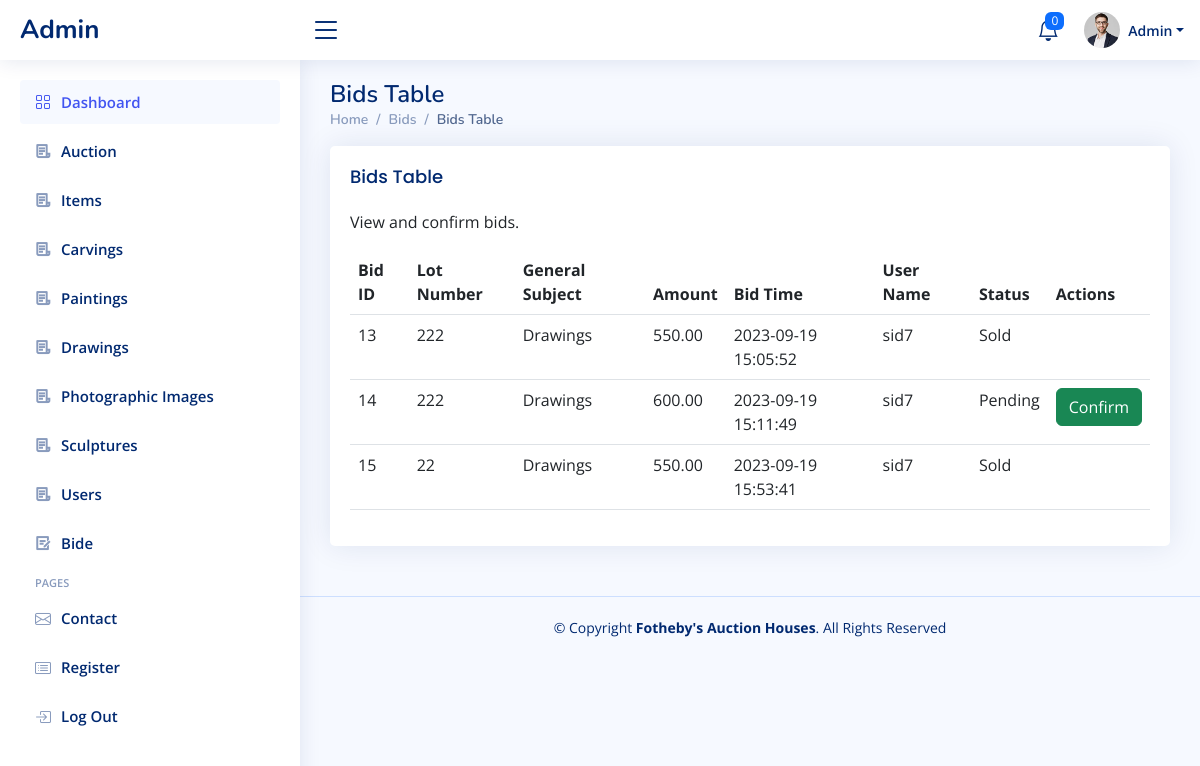
Page /auction/public/admin/auctionBid.php (signed in) on the committed database.
### tables this page shows
CREATE TABLE `Bids` (
  `BidID` int NOT NULL AUTO_INCREMENT,
  `ItemID` int DEFAULT NULL,
  `UserID` int DEFAULT NULL,
  `Amount` decimal(10,2) DEFAULT NULL,
  `BidTime` timestamp NULL DEFAULT CURRENT_TIMESTAMP,
  `Status` varchar(50) DEFAULT 'Pending',
  PRIMARY KEY (`BidID`),
  KEY `ItemID` (`ItemID`),
  KEY `UserID` (`UserID`),
  CONSTRAINT `Bids_ibfk_1` FOREIGN KEY (`ItemID`) REFERENCES `Items` (`ItemID`) ON DELETE CASCADE ON UPDATE CASCADE,
  CONSTRAINT `Bids_ibfk_2` FOREIGN KEY (`UserID`) REFERENCES `User` (`userId`) ON DELETE CASCADE ON UPDATE CASCADE
);

CREATE TABLE `Items` (
  `ItemID` int NOT NULL AUTO_INCREMENT,
  `LotNumber` int DEFAULT NULL,
  `ArtistName` varchar(255) DEFAULT NULL,
  `YearProduced` int DEFAULT NULL,
  `GeneralSubject` varchar(50) DEFAULT NULL,
  `Description` text,
  `AuctionID` int DEFAULT NULL,
  `EstimatedPrice` decimal(10,2) DEFAULT NULL,
  `ImagePath` blob,
  `Status` varchar(255) NOT NULL DEFAULT 'Available',
  `AuctionDate` date DEFAULT NULL,
  `Location` varchar(255) DEFAULT NULL,
  PRIMARY KEY (`ItemID`),
  UNIQUE KEY `LotNumber` (`LotNumber`)
);

CREATE TABLE `User` (
  `userId` int NOT NULL AUTO_INCREMENT,
  `userName` varchar(20) NOT NULL,
  `fullName` varchar(50) NOT NULL,
  `email` varchar(50) NOT NULL,
  `password` varchar(255) NOT NULL,
  `confirmPassword` varchar(255) NOT NULL,
  `userType` varchar(50) NOT NULL,
  PRIMARY KEY (`userId`)
);

### auction/public/admin/auctionBid.php (the view, shortened to what this page needs)
<?php
include('layouts/header.php');
include('layouts/sidebar.php');
include('dbconnect.php');
if (isset($_SESSION['userType']) && $_SESSION['userType'] == 'admin') {
    try {
        $stmt = $pdo->prepare('SELECT b.BidID, i.LotNumber, i.GeneralSubject, b.Amount, b.BidTime, u.userName, b.Status
                               FROM Bids b
                               LEFT JOIN Items i ON b.ItemID = i.ItemID
                               LEFT JOIN User u ON b.UserID = u.userId');
        $stmt->execute();
        $bids = $stmt->fetchAll(PDO::FETCH_ASSOC);
    } catch (PDOException $e) {
        die("Error: " . $e->getMessage());
    }
} else {
    echo 'You must be logged in as an admin to access this page.';
}
?>
<main id="main" class="main">
    <div class="pagetitle">
        <h1>Bids Table</h1>
        <nav>
            <ol class="breadcrumb">
                <li class="breadcrumb-item"><a href="index.php">Home</a></li>
                <li class="breadcrumb-item">Bids</li>
                <li class="breadcrumb-item active">Bids Table</li>
            </ol>
        </nav>
    </div>
    <section class="section">
        <div class="row">
            <div class="col-lg-12">
                <div class="card">
                    <div class="card-body">
                        <h5 class="card-title">Bids Table</h5>
                        <p>View and confirm bids.</p>
                        <table class="table">
                            <thead>
                                <tr>
                                    <th scope="col">Bid ID</th>
                                    <th scope="col">Lot Number</th>
                                    <th scope="col">General Subject</th>
                                    <th scope="col">Amount</th>
                                    <th scope="col">Bid Time</th>
                                    <th scope="col">User Name</th>
                                    <th scope="col">Status</th>
                                    <th scope="col">Actions</th>
                                </tr>
                            </thead>
                            <tbody>
                                <?php
                                foreach ($bids as $bid) {
                                    echo '<tr>';
                                    echo '<td>' . $bid['BidID'] . '</td>';
                                    echo '<td>' . $bid['LotNumber'] . '</td>';
                                    echo '<td>' . $bid['GeneralSubject'] . '</td>';
                                    echo '<td>' . $bid['Amount'] . '</td>';
                                    echo '<td>' . $bid['BidTime'] . '</td>';
                                    echo '<td>' . $bid['userName'] . '</td>';
                                    echo '<td>' . $bid['Status'] . '</td>';
                                    echo '<td>';
                                    if ($bid['Status'] == 'Pending') {
                                        echo '<form method="post" action="">
                                                <input type="hidden" name="bid_id" value="' . $bid['BidID'] . '" />
                                                <button type="submit" name="confirm_bid" class="btn btn-success">Confirm</button>
                                            </form>';
                                    }
                                    echo '</td>';
                                    echo '</tr>';
                                }
                                ?>
                            </tbody>
                        </table>
                    </div>
                </div>
            </div>
        </div>
    </section>
</main>
<?php
include('layouts/footer.php')
?>

### auction/public/admin/layouts/header.php (shortened to what this page needs)
<!DOCTYPE html>
<html lang="en">
<head>
  <link href="assets/vendor/bootstrap/css/bootstrap.min.css" rel="stylesheet">
  <link href="assets/vendor/bootstrap-icons/bootstrap-icons.css" rel="stylesheet">
  <link href="assets/vendor/boxicons/css/boxicons.min.css" rel="stylesheet">
  <link href="assets/vendor/quill/quill.snow.css" rel="stylesheet">
  <link href="assets/vendor/quill/quill.bubble.css" rel="stylesheet">
  <link href="assets/vendor/remixicon/remixicon.css" rel="stylesheet">
  <link href="assets/vendor/simple-datatables/style.css" rel="stylesheet">
  <link href="assets/css/style.css" rel="stylesheet">
</head>
<body>
  <header id="header" class="header fixed-top d-flex align-items-center">
    <div class="d-flex align-items-center justify-content-between">
      <a href="index.php" class="logo d-flex align-items-center">
        <span class="d-none d-lg-block">Admin</span>
      </a>
      <i class="bi bi-list toggle-sidebar-btn"></i>
    </div>
    <nav class="header-nav ms-auto">
      <ul class="d-flex align-items-center">
        <li class="nav-item dropdown">
          <a class="nav-link nav-icon" href="#" data-bs-toggle="dropdown">
            <i class="bi bi-bell"></i>
            <span class="badge bg-primary badge-number">0</span>
          </a>
        </li>
        <li class="nav-item dropdown pe-3">
          <a class="nav-link nav-profile d-flex align-items-center pe-0" href="#" data-bs-toggle="dropdown">
            <img src="assets/img/user/profile-img.jpg" alt="Profile" class="rounded-circle">
            <span class="d-none d-md-block dropdown-toggle ps-2">Admin</span>
          </a>
        </li>
      </ul>
    </nav>
  </header>

### auction/public/admin/layouts/sidebar.php
<aside id="sidebar" class="sidebar">
  <ul class="sidebar-nav" id="sidebar-nav">
    <li class="nav-item">
      <a class="nav-link " href="index.php">
        <i class="bi bi-grid"></i>
        <span>Dashboard</span>
      </a>
    </li>
    <li class="nav-item">
      <a class="nav-link collapsed" href="auctions.php">
        <i class="ri ri-file-list-3-line"></i>
        <span>Auction</span>
      </a>
    </li>
    <li class="nav-item">
      <a class="nav-link collapsed" href="items.php">
        <i class="ri ri-file-list-3-line"></i>
        <span>Items</span>
      </a>
    </li>
    <li class="nav-item">
      <a class="nav-link collapsed" href="Carvings.php">
        <i class="ri ri-file-list-3-line"></i>
        <span>Carvings</span>
      </a>
    </li>
    <li class="nav-item">
      <a class="nav-link collapsed" href="Paintings.php">
        <i class="ri ri-file-list-3-line"></i>
        <span>Paintings</span>
      </a>
    </li>
    <li class="nav-item">
      <a class="nav-link collapsed" href="Drawings.php">
        <i class="ri ri-file-list-3-line"></i>
        <span>Drawings</span>
      </a>
    </li>
    <li class="nav-item">
      <a class="nav-link collapsed" href="PhotographicImages.php">
        <i class="ri ri-file-list-3-line"></i>
        <span>Photographic Images</span>
      </a>
    </li>
    <li class="nav-item">
      <a class="nav-link collapsed" href="Sculptures.php">
        <i class="ri ri-file-list-3-line"></i>
        <span>Sculptures</span>
      </a>
    </li>
    <li class="nav-item">
      <a class="nav-link collapsed" href="viewUser.php">
        <i class="ri ri-file-list-3-line"></i>
        <span>Users</span>
      </a>
    </li>
    <li class="nav-item">
      <a class="nav-link collapsed" href="auctionBid.php">
        <i class="ri ri-draft-line"></i>
        <span>Bide</span>
      </a>
    </li>
    <li class="nav-heading">Pages</li>
    <li class="nav-item">
      <a class="nav-link collapsed" href="pages-contact.html">
        <i class="bi bi-envelope"></i>
        <span>Contact</span>
      </a>
    </li>
    <li class="nav-item">
      <a class="nav-link collapsed" href="users.php">
        <i class="bi bi-card-list"></i>
        <span>Register</span>
      </a>
    </li>
    <li class="nav-item">
      <a class="nav-link collapsed" href="logout.php">
        <i class="bi bi-box-arrow-in-right"></i>
        <span>Log Out</span>
      </a>
    </li>
  </ul>
</aside>

### auction/public/admin/layouts/footer.php (shortened to what this page needs)
<footer id="footer" class="footer">
  <div class="copyright">
    &copy; Copyright <strong><span>Fotheby's Auction Houses</span></strong>. All Rights Reserved
  </div>
</footer>
</body>
</html>

### auction/public/admin/assets/css/style.css (style rules this page uses)
:root { scroll-behavior: smooth; }
body { font-family: "Open Sans", sans-serif; background: #f6f9ff; color: #444444; }
a { color: #4154f1; text-decoration: none; }
h1, h2, h3, h4, h5, h6 { font-family: "Nunito", sans-serif; }
#main { margin-top: 60px; padding: 20px 30px; transition: all 0.3s; }
.pagetitle { margin-bottom: 10px; }
.pagetitle h1 { font-size: 24px; margin-bottom: 0; font-weight: 600; color: #012970; }
.card { margin-bottom: 30px; border: none; border-radius: 5px; box-shadow: 0px 0 30px rgba(1, 41, 112, 0.1); }
.card-title { padding: 20px 0 15px 0; font-size: 18px; font-weight: 500; color: #012970; font-family: "Poppins", sans-serif; }
.card-body { padding: 0 20px 20px 20px; }
.breadcrumb { font-size: 14px; font-family: "Nunito", sans-serif; color: #899bbd; font-weight: 600; }
.breadcrumb a { color: #899bbd; transition: 0.3s; }
.breadcrumb .breadcrumb-item::before { color: #899bbd; }
.breadcrumb .active { color: #51678f; font-weight: 600; }
.logo { line-height: 1; }
@media (min-width: 1200px) { .logo { width: 280px; } }
.logo span { font-size: 26px; font-weight: 700; color: #012970; font-family: "Nunito", sans-serif; }
.header { transition: all 0.5s; z-index: 997; height: 60px; box-shadow: 0px 2px 20px rgba(1, 41, 112, 0.1); background-color: #fff; padding-left: 20px; }
.header .toggle-sidebar-btn { font-size: 32px; padding-left: 10px; cursor: pointer; color: #012970; }
.header-nav ul { list-style: none; }
.header-nav>ul { margin: 0; padding: 0; }
.header-nav .nav-icon { font-size: 22px; color: #012970; margin-right: 25px; position: relative; }
.header-nav .nav-profile { color: #012970; }
.header-nav .nav-profile img { max-height: 36px; }
.header-nav .nav-profile span { font-size: 14px; font-weight: 600; }
.header-nav .badge-number { position: absolute; inset: -2px -5px auto auto; font-weight: normal; font-size: 12px; padding: 3px 6px; }
.sidebar { position: fixed; top: 60px; left: 0; bottom: 0; width: 300px; z-index: 996; transition: all 0.3s; padding: 20px; overflow-y: auto; scrollbar-width: thin; scrollbar-color: #aab7cf transparent; box-shadow: 0px 0px 20px rgba(1, 41, 112, 0.1); background-color: #fff; }
@media (min-width: 1200px) { #main, #footer { margin-left: 300px; } }
.sidebar-nav { padding: 0; margin: 0; list-style: none; }
.sidebar-nav li { padding: 0; margin: 0; list-style: none; }
.sidebar-nav .nav-item { margin-bottom: 5px; }
.sidebar-nav .nav-heading { font-size: 11px; text-transform: uppercase; color: #899bbd; font-weight: 600; margin: 10px 0 5px 15px; }
.sidebar-nav .nav-link { display: flex; align-items: center; font-size: 15px; font-weight: 600; color: #4154f1; transition: 0.3; background: #f6f9ff; padding: 10px 15px; border-radius: 4px; }
.sidebar-nav .nav-link i { font-size: 16px; margin-right: 10px; color: #4154f1; }
.sidebar-nav .nav-link.collapsed { color: #012970; background: #fff; }
.sidebar-nav .nav-link.collapsed i { color: #899bbd; }
.footer { padding: 20px 0; font-size: 14px; transition: all 0.3s; border-top: 1px solid #cddfff; }
.footer .copyright { text-align: center; color: #012970; }

### rows in the picture
bids: BidID "13", ItemID.LotNumber "222", ItemID.GeneralSubject "Drawings", Amount "550.00", BidTime "2023-09-19 15:05:52", UserID.userName "sid7", Status "Sold"
bids: BidID "14", ItemID.LotNumber "222", ItemID.GeneralSubject "Drawings", Amount "600.00", BidTime "2023-09-19 15:11:49", UserID.userName "sid7", Status "Pending"
bids: BidID "15", ItemID.LotNumber "22", ItemID.GeneralSubject "Drawings", Amount "550.00", BidTime "2023-09-19 15:53:41", UserID.userName "sid7", Status "Sold"
